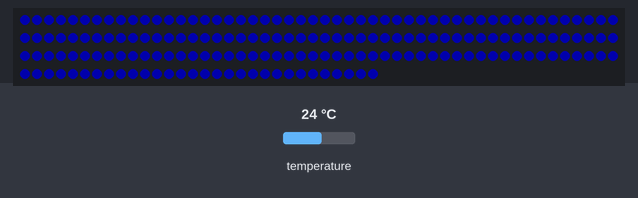
Bench run of a sketch on a simulated Arduino Uno, built with avr-gcc and run on an emulated ATmega328P. Parts: 180 RGB LEDs in strip order, left to right, continuing on the next row. Inputs (shaded band) come from the test bench; at power-on: temperature 24 °C. Dim RGB values are drawn brighter than linear; colours are those a GRB WS2812 strip shows for the declared byte order.

Above: at 0.2 s.

The sketch:

parilkaV2.ino
```cpp
#include <avr/wdt.h>
#include <OneWire.h>
#include <DallasTemperature.h>
#include "FastLED.h"
#include "debug.h"

#define ONE_WIRE_BUS 3

/**************************
 * Определяем Dallas      *
 **************************/
OneWire           oneWire(ONE_WIRE_BUS);
DallasTemperature sensors(&oneWire);
DeviceAddress     insideThermometer;

void printAddress(DeviceAddress deviceAddress)
{
  for (uint8_t i = 0; i < 8; i++)
  {
    if (deviceAddress[i] < 16) Serial.print("0");
    Serial.print(deviceAddress[i], HEX);
  }
}

/********************************
 * Опредеяем светодиодную ленту
 */

#define NUM_LEDS 180
#define DATA_PIN 12
CRGB leds[NUM_LEDS];

bool isLedsWork,mIsDallas=false;

void hide() {
  for (unsigned int vI=0;vI<NUM_LEDS;vI++) {
    leds[vI] = CRGB::Black;

  };
  FastLED.show();
}

void setRGB(int r,int g,int b) {
  //G,R,B
  for (unsigned int vI=0;vI<NUM_LEDS;vI++) {
    leds[vI].setRGB(g,r,b);


  };
  FastLED.show();
}

void doColorByTemp(float iTemp) {
  unsigned int vColor = 50;
  int p[5] = {50,65,80,95,105};
  float vDiff;

  if (iTemp <= p[0]) {
       setRGB(0,0, vColor);
  };

     if (iTemp > p[0] && iTemp <= p[1]) {
       vDiff = vColor / (p[1] - p[0]);

       #ifdef IS_DEBUG
         Serial.println(F("* NORMAL TEMP *"));
         Serial.print(F("G = "));
         Serial.print(round((iTemp-p[0]) * vDiff));
         Serial.print(F("; B = "));
         Serial.println(round(vColor - (iTemp - p[0]) * vDiff));
       #endif
       setRGB(0,round((iTemp-p[0]) * vDiff),round(vColor - (iTemp - p[0]) * vDiff));
      //G,R,B
       //setRGB(0,50,0);
       return;
     };


  if (iTemp >= p[1] && iTemp < p[2]) {
       setRGB(0,vColor, 0);

        #ifdef IS_DEBUG
         Serial.println(F("* > p1 & < p2 *"));
         Serial.print(F("G = "));
         Serial.print(vColor);
         Serial.print(F("; B = "));
         Serial.println(0);
       #endif
       return;
  };

     if (iTemp > p[2] && iTemp <= p[3]) {
       vDiff = vColor / (p[3] - p[2]);
       setRGB(round((iTemp-p[2]) * vDiff),(int) round(vColor - (iTemp - p[2]) * vDiff),0);
     };

  if (iTemp >= p[3] && iTemp < p[4]) {
       setRGB(vColor, 0, 0);
  };


  if (iTemp > p[4]) {
       setRGB(vColor, 0, 0);
       delay(2000);
       hide();
  };


}


void setup() {
  int vDeviceCount;

  #ifdef IS_DEBUG
    #pragma message("Compiling with debug");
    Serial.begin(19200);
    Serial.println(F("*** START ***"));
  #endif

  sensors.begin();
  vDeviceCount=sensors.getDeviceCount();

 #ifdef IS_DEBUG
  Serial.print(F("Found "));
  Serial.print(vDeviceCount);
  Serial.println(F(" devices."));
 #endif

  if (sensors.getAddress(insideThermometer, 0)) {
     mIsDallas=true;
      // set the resolution to 9 bit (Each Dallas/Maxim device is capable of several different resolutions)
    sensors.setResolution(insideThermometer, 9);

    #ifdef IS_DEBUG
      // show the addresses we found on the bus
      Serial.print(F("Device 0 Address: "));
      printAddress(insideThermometer);
      Serial.println();
      Serial.print(F("Device 0 Resolution: "));
      Serial.print(sensors.getResolution(insideThermometer), DEC);
      Serial.println();
    #endif
  } else {
    #ifdef IS_DEBUG
     Serial.println(F("Unable to find address for Device 0"));
    #endif;
  }

  FastLED.addLeds<WS2812B, DATA_PIN, RGB>(leds, NUM_LEDS);

  hide();
  isLedsWork = false;

  wdt_enable (WDTO_8S);
}

void loop() {
  float vTempDallas,
        vTempWork;


   if (mIsDallas) {
     sensors.requestTemperatures();
     vTempDallas = sensors.getTempC(insideThermometer);
     #ifdef IS_DEBUG
       Serial.print(F("C from dallas = "));
       Serial.println(vTempDallas);
     #endif
     vTempWork=vTempDallas;
   };


    doColorByTemp(vTempDallas);

    isLedsWork = true;

   delay(1000);

   wdt_reset();
}
```
